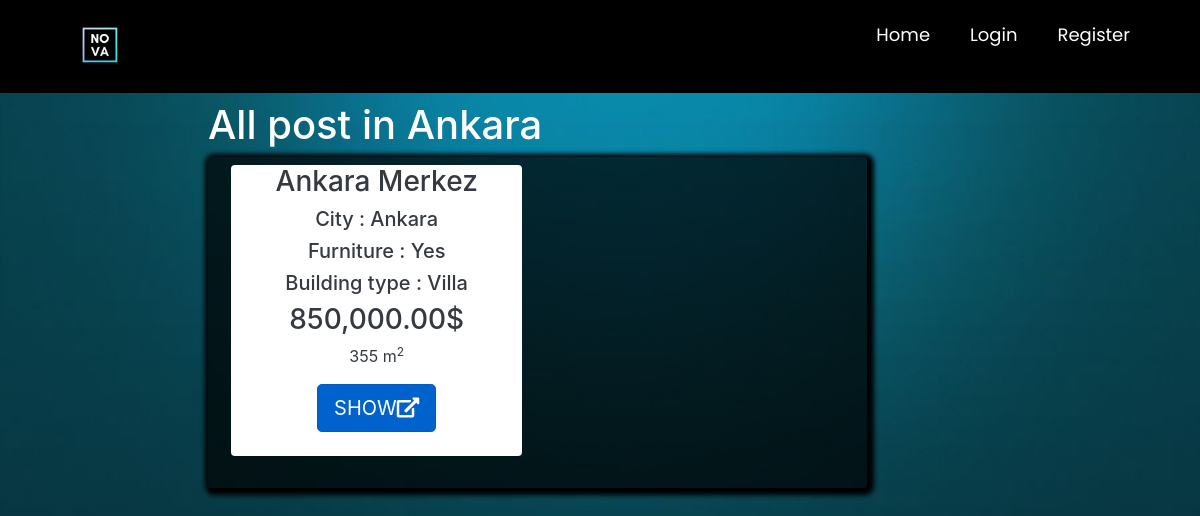
The app's page /productbyloc/Ankara, older data.
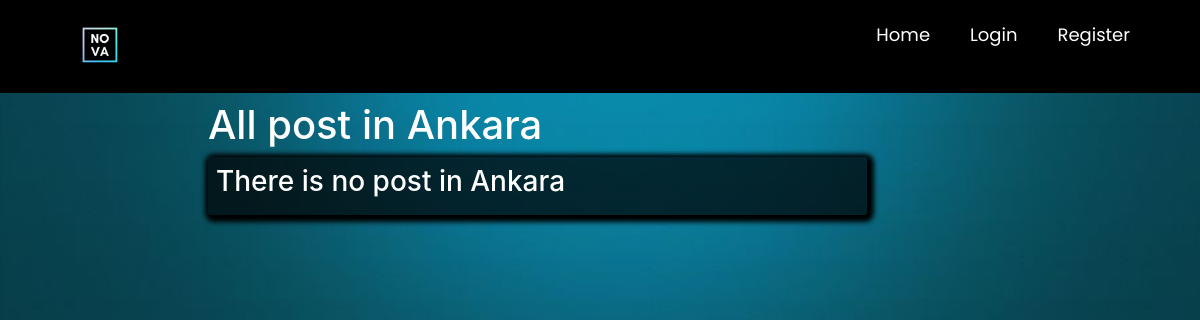
The same page, newer data.
### main/models.py (models this page shows, shortened)
class Post(models.Model):
    ouruser = models.ForeignKey(ourUser, null=True, on_delete=models.CASCADE)
    post_title = models.CharField(max_length=255,null=True)
    post_description = models.TextField()
    price = models.DecimalField(decimal_places=2 , max_digits=12)
    location = models.CharField(max_length=255,null=True,choices=city)
    postType = models.CharField(choices=RorS , max_length=50, null=True , default='For Sale')
    floor = models.DecimalField(decimal_places=0 , max_digits=3 ,null=True)
    building_age = models.DecimalField(decimal_places=0, max_digits=2 , null=True)
    area = models.DecimalField(decimal_places=0,max_digits=4 ,null=True)
    isFurniture = models.CharField(choices=Furniture ,null=True,max_length=50,default="No")
    building_type = models.CharField(choices=b_types ,null=True ,max_length=50)
    room = models.DecimalField(decimal_places=0 , max_digits=3 ,null=True)

### main/views.py (the view)
# urls.py: path('productbyloc/<str:loc>', views.productbyloc, name="product_loc"),#search on  map
def productbyloc(request, loc):
    location=loc
    posts = Post.objects.all()
    posts = posts.filter(Q(location__icontains=loc))
    mydict = {'posts': posts,'location':location}
    return render(request, 'main/productByLocation.html', context=mydict)

### main/templates/main/productByLocation.html (shortened to what this page needs)
{% extends 'main/mainpage.html' %}
{% load static %}
{% load humanize %}
{% block content %}
<head>
    <link href="//maxcdn.bootstrapcdn.com/bootstrap/4.1.1/css/bootstrap.min.css" rel="stylesheet" id="bootstrap-css">
    <link rel="stylesheet" href="https://stackpath.bootstrapcdn.com/bootstrap/4.1.3/css/bootstrap.min.css"
>
    <link rel="stylesheet" href="https://use.fontawesome.com/releases/v5.3.1/css/all.css"
>
</head>
<div style="margin-left: 17%">
    <div class="container p-1 my-1 text-white rounded">
        <h1> All post in {{location}}</h1>
        <div class="col-md-8 rounded" style=" box-shadow: 2px 2px 5px 5px #000000;background-color: rgba(0,0,0,0.7)">
            <div class="row p-2 my-2">
                {% if posts %}
                {% for i in posts %}
                <div class="col-md-6 ">
                    <div class="container-fluid bg-white rounded text-dark" style="text-align:center;">
                        <h3>{{ i.post_title }}</h3>
                        <h5>City : {{ i.location }}</h5>
                        <h5>Furniture : {{ i.isFurniture }}</h5>
                        <h5>Building type : {{ i.building_type }}</h5>
                        <h3>{{ i.price|intcomma }}$</h3>
                        <p class="descroption">{{i.area}} m<sup>2</sup></p>
                        <a href="{% url 'product_details' i.id %}" class="btn btn-primary btn-lg active" role="button"
                           aria-pressed="true">SHOW<i class="fas fa-external-link-alt"></i></a>
                        <br><br>
                    </div>
                    <br>
                </div>
                {% endfor %}
                {%else%}
                <h3> There is no post in {{location}}</h3>
                {% endif %}
            </div>
        </div>
    </div>
</div>
{% endblock %}

Row changes from the older to the newer data that the page shows:
removed Post: location "Ankara", post_title "Ankara Merkez", isFurniture "Yes", building_type "Villa", price "850,000.00", area "355"
Text that changed along with them:
{{ location }}: (not shown) → "Ankara"
text now shown: "There is no post in"
